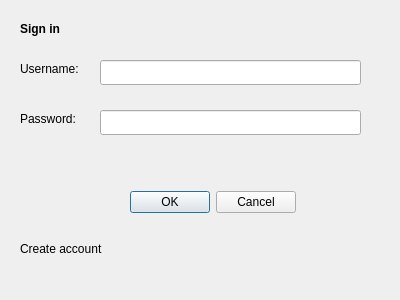
<?xml version="1.0" encoding="UTF-8"?>
<ui version="4.0">
 <class>Dialog</class>
 <widget class="QDialog" name="Dialog">
  <property name="geometry">
   <rect>
    <x>0</x>
    <y>0</y>
    <width>400</width>
    <height>300</height>
   </rect>
  </property>
  <property name="font">
   <font>
    <weight>50</weight>
    <bold>false</bold>
   </font>
  </property>
  <property name="windowTitle">
   <string>Sign in</string>
  </property>
  <widget class="QLabel" name="label">
   <property name="geometry">
    <rect>
     <x>20</x>
     <y>60</y>
     <width>81</width>
     <height>17</height>
    </rect>
   </property>
   <property name="text">
    <string>Username:</string>
   </property>
  </widget>
  <widget class="QLabel" name="label_2">
   <property name="geometry">
    <rect>
     <x>20</x>
     <y>110</y>
     <width>71</width>
     <height>17</height>
    </rect>
   </property>
   <property name="text">
    <string>Password:</string>
   </property>
  </widget>
  <widget class="QLineEdit" name="lineEditUsername">
   <property name="geometry">
    <rect>
     <x>100</x>
     <y>60</y>
     <width>261</width>
     <height>25</height>
    </rect>
   </property>
  </widget>
  <widget class="QLineEdit" name="lineEditPassword">
   <property name="geometry">
    <rect>
     <x>100</x>
     <y>110</y>
     <width>261</width>
     <height>25</height>
    </rect>
   </property>
   <property name="echoMode">
    <enum>QLineEdit::Password</enum>
   </property>
  </widget>
  <widget class="QLabel" name="labelResponse">
   <property name="geometry">
    <rect>
     <x>40</x>
     <y>240</y>
     <width>321</width>
     <height>17</height>
    </rect>
   </property>
   <property name="text">
    <string/>
   </property>
  </widget>
  <widget class="QDialogButtonBox" name="buttonBox">
   <property name="geometry">
    <rect>
     <x>130</x>
     <y>190</y>
     <width>166</width>
     <height>25</height>
    </rect>
   </property>
   <property name="standardButtons">
    <set>QDialogButtonBox::Cancel|QDialogButtonBox::Ok</set>
   </property>
   <property name="centerButtons">
    <bool>false</bool>
   </property>
  </widget>
  <widget class="QLabel" name="lbl_signin">
   <property name="geometry">
    <rect>
     <x>20</x>
     <y>20</y>
     <width>67</width>
     <height>17</height>
    </rect>
   </property>
   <property name="font">
    <font>
     <weight>75</weight>
     <bold>true</bold>
    </font>
   </property>
   <property name="text">
    <string>Sign in</string>
   </property>
  </widget>
  <widget class="QLabel" name="lbl_signup">
   <property name="geometry">
    <rect>
     <x>20</x>
     <y>240</y>
     <width>111</width>
     <height>17</height>
    </rect>
   </property>
   <property name="text">
    <string>Create account</string>
   </property>
  </widget>
 </widget>
 <resources/>
 <connections/>
</ui>
